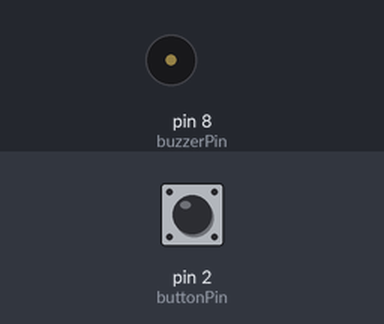
A sketch run on a simulated Arduino Uno, built with avr-gcc and run on an emulated ATmega328P. Shown: buzzer (waves = sounding, pin HIGH). The inputs (shaded band) are chosen by the test bench; at power-on: pin 2 (buttonPin) HIGH.

Above: at 1.2 s.
1.3 s: pin 2 (buttonPin) pulled LOW for 0.15 s
At 1.37 s:
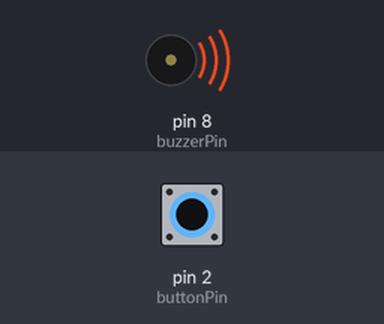
2.9 s: pin 2 (buttonPin) pulled LOW for 3.2 s
At 6.9 s:
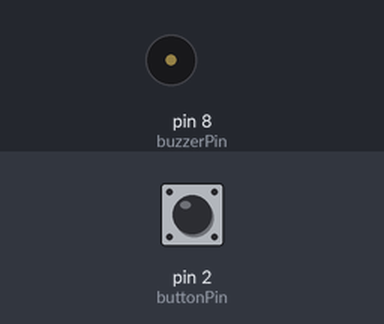
Timing chart, 0 to 8.4 s (numbered marks = the images above; inputs shaded):
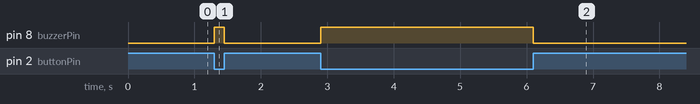

The sketch:

Day18_Buzzer_Button.ino
```cpp
// Day 18 - Outputs & Actuators: Step 1 - buzzer sounds while the button is pressed
//
// Wiring:
//   Active buzzer: + -> pin 8, - -> GND
//   Push button:   one side -> pin 2, other side -> GND

const int buttonPin = 2;   // push button input
const int buzzerPin = 8;   // active buzzer output

void setup() {
  pinMode(buttonPin, INPUT_PULLUP);  // internal pull-up: pin reads HIGH normally, LOW when pressed
  pinMode(buzzerPin, OUTPUT);        // buzzer pin sends a signal out
}

void loop() {
  if (digitalRead(buttonPin) == LOW) {   // button pressed
    digitalWrite(buzzerPin, HIGH);       // buzzer ON
  } else {
    digitalWrite(buzzerPin, LOW);        // buzzer OFF
  }
}
```

Measured:
- after the input at 1.3 s, pin 8 (buzzerPin): LOW → HIGH at once, → LOW 0.15 s later
- after the input at 2.9 s, pin 8 (buzzerPin): LOW → HIGH at once, → LOW 3.2 s later
